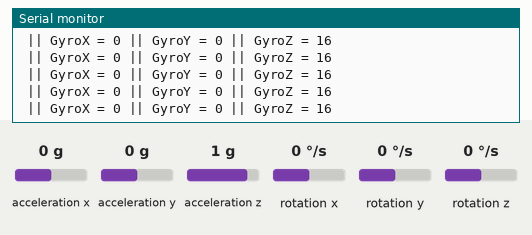
This sketch was run on a simulated Arduino Uno, built with avr-gcc and run on an emulated ATmega328P. Parts: the last lines printed to the serial monitor. Wiring (inferred from the names in the program): MPU-6050 motion sensor at I2C address 0x68. The inputs (shaded band) are chosen by the test bench; at power-on: acceleration x 0 g, acceleration y 0 g, acceleration z 1 g, rotation x 0 °/s, rotation y 0 °/s, rotation z 0 °/s.

Above: at 1.2 s.
1.3 s: acceleration x set to -1.4 g
At 1.47 s:
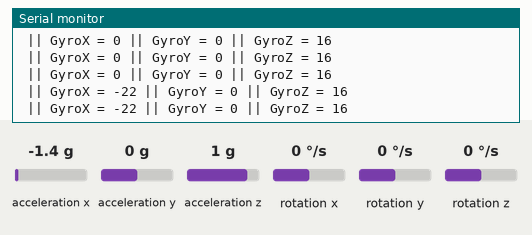
4.3 s: acceleration y set to -1.4 g
At 4.3 s:
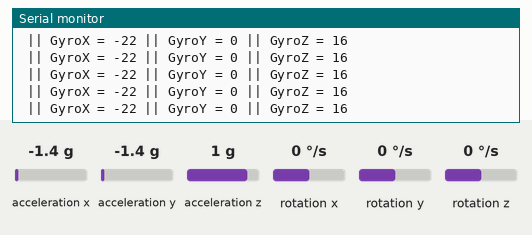
7.3 s: acceleration z set to -1.4 g
At 7.31 s:
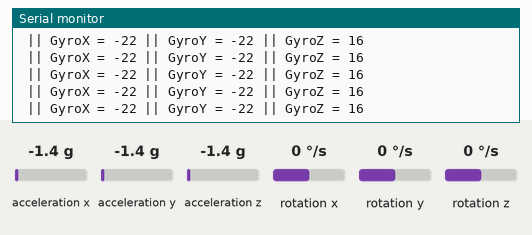
10.3 s: acceleration x set to 0.8 g
At 10.34 s:
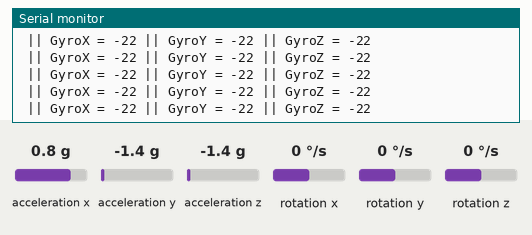
13.3 s: acceleration y set to 0 g
At 13.31 s:
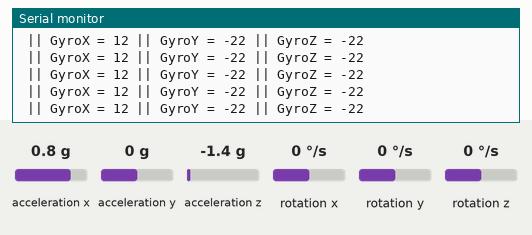
16.3 s: acceleration z set to 0.8 g
At 16.33 s:
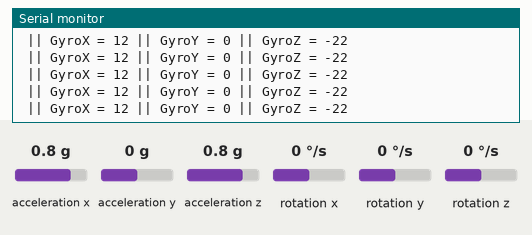
Timing chart, 0 to 19.3 s (numbered marks = the images above; inputs shaded):
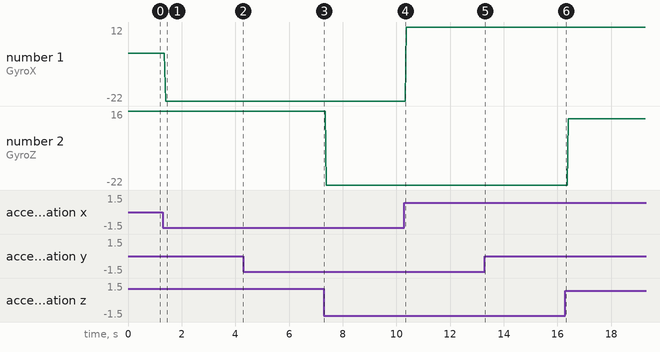

The sketch:

mpu6050.ino
```cpp
#include<Wire.h>
const int MPU6050_addr=0x68;
int16_t AccX,AccY,AccZ,Temp,GyroX,GyroY,GyroZ;
float roll,pitch,rollF,pitchF=0;

void setup(){
  Wire.begin();
  Wire.beginTransmission(MPU6050_addr);
  Wire.write(0x6B);
  Wire.write(0);
  Wire.endTransmission(true);
  Serial.begin(9600);
}
void loop(){
  Wire.beginTransmission(MPU6050_addr);
  Wire.write(0x3B);
  Wire.endTransmission(false);
  Wire.requestFrom(MPU6050_addr,14,true);
  // AccX=Wire.read()<<8|Wire.read();
  // AccY=Wire.read()<<8|Wire.read();
  // AccZ=Wire.read()<<8|Wire.read();
  // Temp=Wire.read()<<8|Wire.read();
  GyroX=Wire.read()<<8|Wire.read();
  GyroY=Wire.read()<<8|Wire.read();
  GyroZ=Wire.read()<<8|Wire.read();
  // Serial.print("AccX = "); Serial.print(AccX);
  // Serial.print(" || AccY = "); Serial.print(AccY);
  // Serial.print(" || AccZ = "); Serial.println(AccZ);
  // Serial.print(" || Temp = "); Serial.print(Temp/340.00+36.53);
  Serial.print(" || GyroX = "); Serial.print(GyroX/1023);
  Serial.print(" || GyroY = "); Serial.print(GyroY/1023);
  Serial.print(" || GyroZ = "); Serial.println(GyroZ/1023);
  // delay(600);
  // Calculate Roll and Pitch (rotation around X-axis, rotation around Y-axis)
  // roll = atan(GyroY / sqrt(pow(GyroX, 2) + pow(GyroZ, 2))) * 180 / PI;
  // pitch = atan(-1 * GyroX / sqrt(pow(GyroY, 2) + pow(GyroZ, 2))) * 180 / PI;
  // // Low-pass filter
  // rollF = 0.94 * rollF + 0.06 * roll;
  // pitchF = 0.94 * pitchF + 0.06 * pitch;
  // Serial.print(rollF);
  // Serial.print("/");
  // Serial.println(pitchF);
}
```

Measured:
- after the input at 1.3 s, the serial monitor: prints a new line after 0.10 s (image 1)
- plotted number 1: 0 → -22 after the input at 1.3 s, -22 → 12 after the input at 10.3 s
